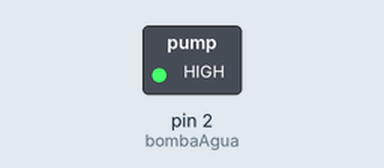
This sketch was run on a simulated Arduino Uno, built with avr-gcc and run on an emulated ATmega328P. On the bench: switched loads named in the sketch (green lamp = pin HIGH).

Above: at 0.1 s.
At 2.1 s:
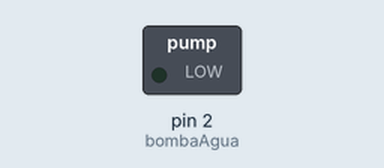
Timing chart, 0 to 3.6 s (numbered marks = the images above):
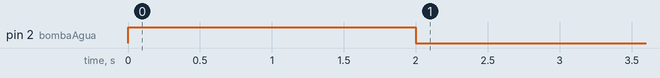

The sketch:

moverBomba.ino
```cpp
int bombaAgua = 2;
void setup() {
    pinMode(bombaAgua, OUTPUT);
    riega(2, bombaAgua);
}

void loop() {
}

void riega(int segundos, int pinBombaAgua) {
    digitalWrite(pinBombaAgua, HIGH);
    delay(segundos * 1000);
    digitalWrite(pinBombaAgua, LOW);
}
```
